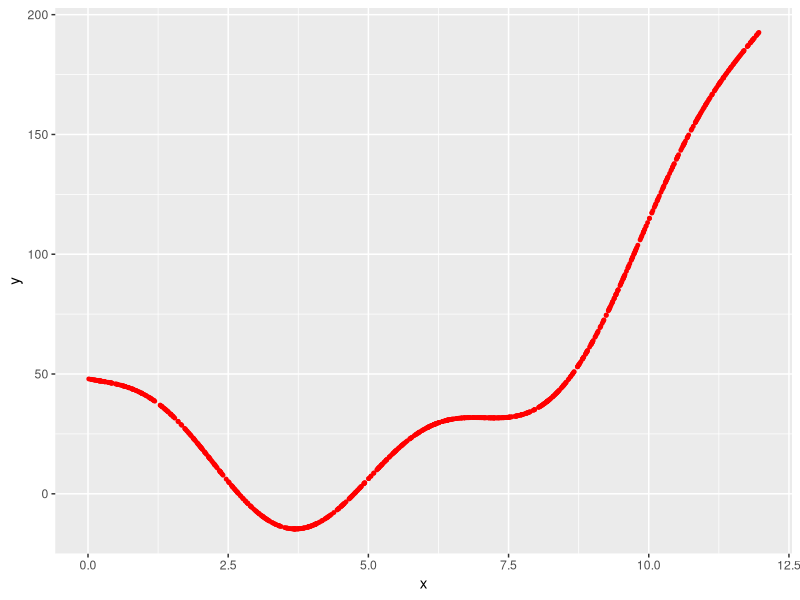
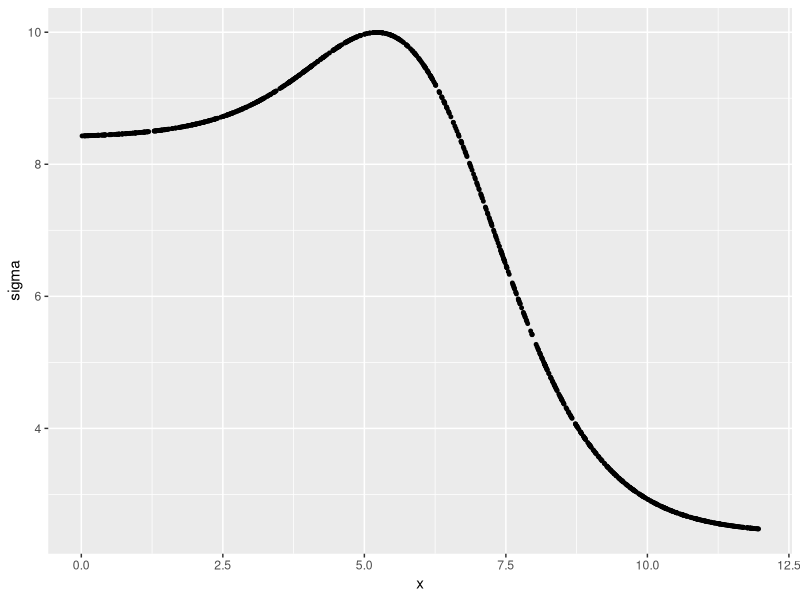
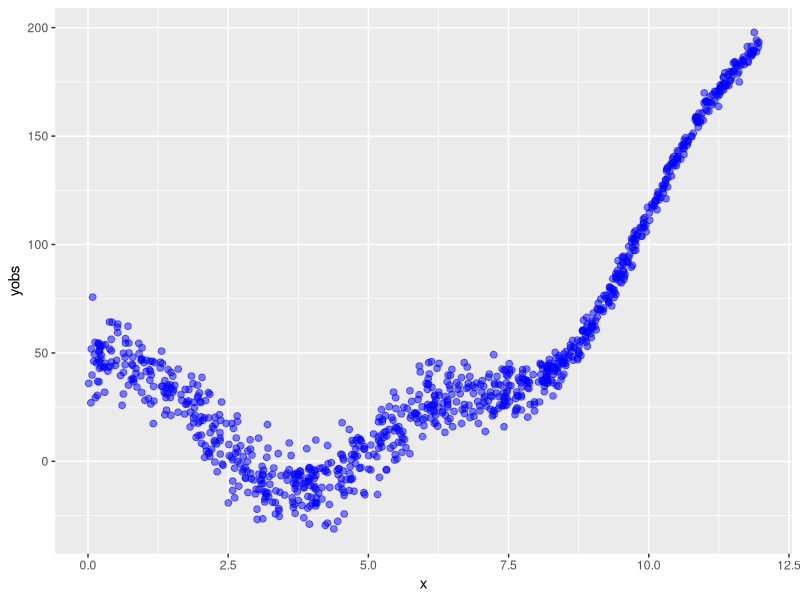
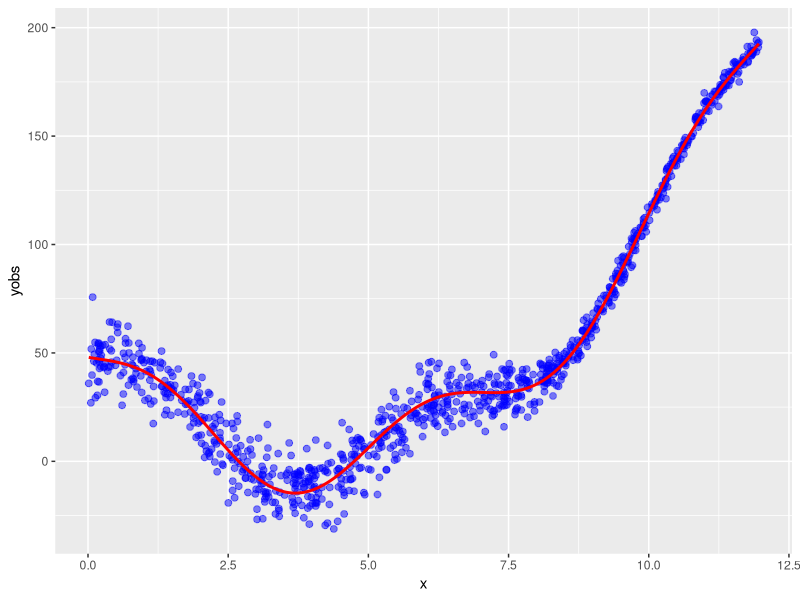
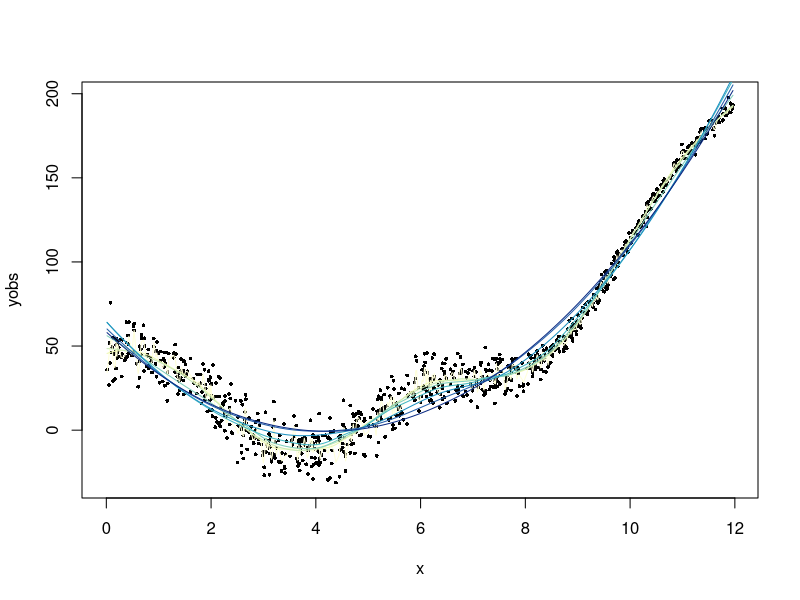
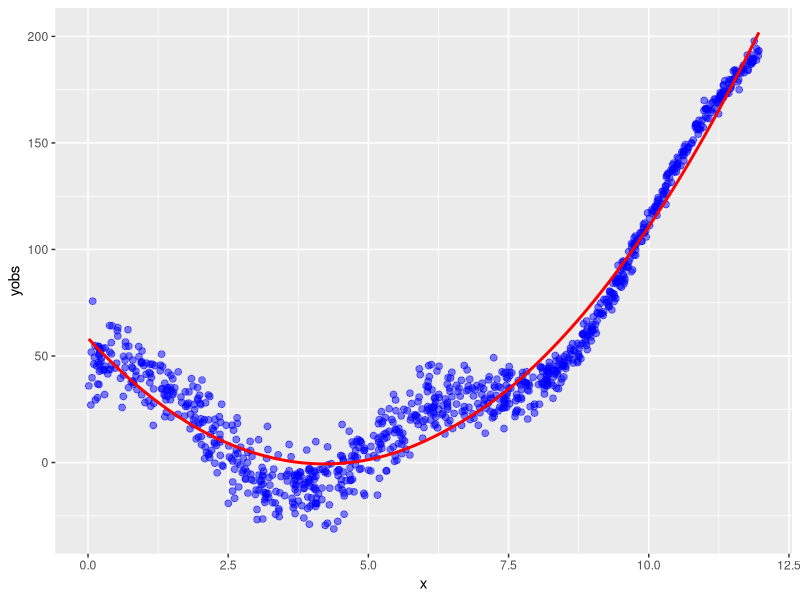
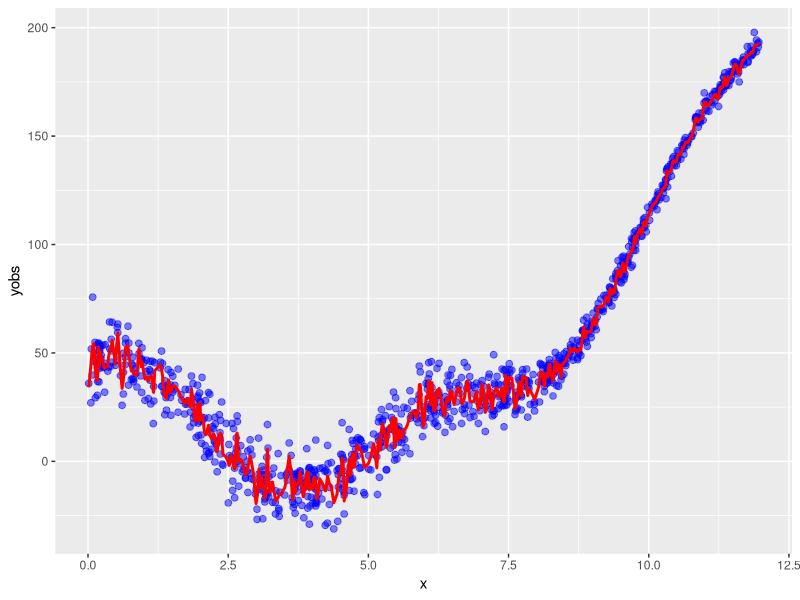
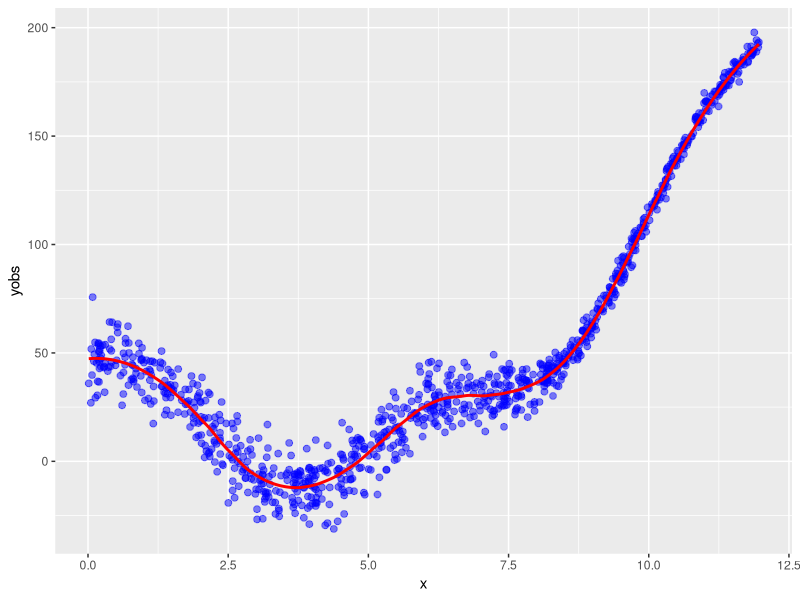

Write the R code that produced these figures, in order.
library(ggplot2)

# The "Real" Model
set.seed(12345)
dat <- data.frame(x = runif(1000, 0, 12))
dat$x <- sort(dat$x)
dat$y <- with(dat, sin(x * 1.3) * 15 + 3 * (x - 4)^2)
ggplot(dat, aes(x = x, y = y)) + geom_point(colour = 'red', size = 1) 

# Noise in Observing the Real Model
sigma <- with(dat, (exp(x - 5)/(1 + exp(x - 5)) - exp(x - 7)/(1 + exp(x - 7)) * 2) + 1.4) * 6
ggplot(dat, aes(x = x, y = sigma)) + geom_point(colour = 'black', size = 1)

# Observed Data = Real Model + Noise
dat$yobs <- dat$y + rnorm(nrow(dat), mean = 0, sd = sigma)
p <- ggplot(dat, aes(x = x, y = yobs)) + geom_point(alpha = 0.5, color = 'blue', size = 2)
p
p + geom_line(aes(x = dat$x, y = dat$y), color = 'red', size = 1)

# Fitting models using LOESS function
library(RColorBrewer)
plot(yobs ~ x, dat, pch = 16, cex = 0.5)

spans <- seq(0.01, 1, length.out = 8)
colors <- brewer.pal(length(spans), "YlGnBu")
for (i in 1:length(spans)) {
  lines(dat$x, predict(loess(yobs ~ x, dat, span = spans[i])), lwd = 1, col = colors[i])
}

# Too simple a model -- underfitting
p <- ggplot(dat, aes(x = x, y = yobs)) + geom_point(alpha = 0.5, color = 'blue', size = 2)
p + geom_line(aes(x = dat$x, y = predict(loess(yobs ~ x, dat, span = 1.0))), 
              color = 'red', size = 1)

# Too complex a model -- overfitting
p <- ggplot(dat, aes(x = x, y = yobs)) + geom_point(alpha = 0.5, color = 'blue', size = 2)
p + geom_line(aes(x = dat$x, y = predict(loess(yobs ~ x, dat, span = 0.01))), 
              color = 'red', size = 1)

# Somewhat balanced a model -- may be a good fit
p <- ggplot(dat, aes(x = x, y = yobs)) + geom_point(alpha = 0.5, color = 'blue', size = 2)
p + geom_line(aes(x = dat$x, y = predict(loess(yobs ~ x, dat, span = 0.25))), 
              color = 'red', size = 1)
